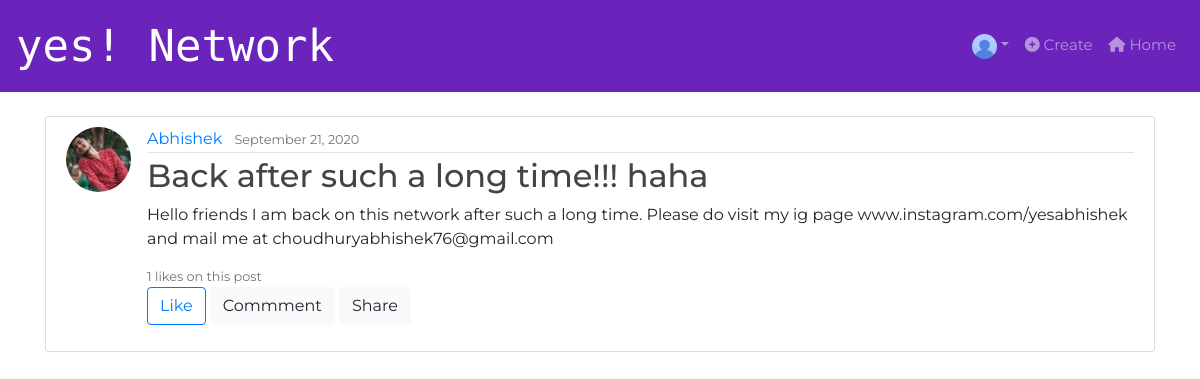
Page /post/18/ (signed in) on the committed database.
### users/models.py (models this page shows, shortened)
class Profile(models.Model):
    user = models.OneToOneField(User, on_delete=models.CASCADE)
    image = models.ImageField(default='default.jpg', upload_to='profile_pics')
    bio = models.CharField(max_length=140, default='Your Bio is empty')
    cover_img = models.ImageField(default='default_cover.jpg', upload_to='profile_cover_pics')
    dob = models.DateField(default=None, blank=True, null=True)

### Blog/models.py (models this page shows, shortened)
class Post(models.Model):
    title = models.CharField(max_length=100)
    message = models.CharField(max_length=400)
    date_posted = models.DateTimeField(default=timezone.now)
    author = models.ForeignKey(User, on_delete=models.CASCADE)
    likes = models.ManyToManyField(
        User, related_name='blog_like', default=None, blank=True)

### Blog/views.py (the view)
# urls.py: path('post/<int:pk>/', PostDetailView.as_view(), name='post-detail'),
class PostDetailView(DetailView):
    model = Post

### Blog/templates/Blog/post_detail.html (shortened to what this page needs)
{% extends "Blog/base.html" %}
{% block content %}
  <article class="media content-section">
    <img class="rounded-circle article-img" src="{{ object.author.profile.image.url }}">
    <div class="media-body">
      <div class="article-metadata">
        <a class="mr-2" href="{% url 'user-posts' object.author.username %}">{{ object.author }}</a>
        <small class="text-muted">{{ object.date_posted|date:"F d, Y" }}</small>
      </div>
      <h2 class="article-title">{{ object.title }}</h2>
      <p class="article-content">{{ object.message }}</p>
      <small class="text-muted">{{ object.likes.all.count }} likes on this post </small>
      <div class='media-body'>
        <form action="{% url 'like-post' %}" method="POST">
          {% if user not in post.likes.all %}
            <button type="submit" class="btn btn-outline-primary" name="post_id" value="{{ post.id }}" >Like</button>
          {% else %}
            <button type="submit" class="btn btn-outline-warning" name="post_id" value="{{ post.id }}" >Unlike</button>
          {% endif %}
          <button type="button" class="btn btn-light">Commment</button>
          <button type="button" class="btn btn-light">Share</button>
        </form>
      </div>
    </div>
  </article>
{% endblock %}

### Blog/templates/Blog/base.html (shortened to what this page needs)
{% load static %}
<link rel="stylesheet" type="text/css" href="{% static 'Blog/css/style.css' %}">
<link rel="stylesheet" type="text/css" href="{% static 'Blog/css/header.css' %}">
<link rel="stylesheet" type="text/css" href="{% static 'Blog/css/particles.css' %}">
<link rel="stylesheet" href="https://stackpath.bootstrapcdn.com/bootstrap/4.5.0/css/bootstrap.min.css">
<!doctype html>
<html lang="en">
  <head>
  </head>
  <body data-theme="light" class="body">
    <nav class="navbar navbar-expand-lg navbar-dark sticky-top header">
      <span class="navbar-brand logo" href="{% url 'blog-home' %}" >
       yes! Network</span>
        <div class="collapse navbar-collapse" id="navbarText">
      <ul class="navbar-nav ml-auto menu">
        {% if user.is_authenticated %}
        <li class="nav-item dropdown">
          <a class="nav-link dropdown-toggle" href="{% url  'profile' %}" id="navbarDropdown" role="button" data-toggle="dropdown" aria-haspopup="true" aria-expanded="false"">
            <img class="rounded-circle" src="{{ user.profile.image.url }}" width="25" height="25" ></img></a>
          </li>
        <li class="nav-item">
          <a class="nav-link" href="{% url  'post-create' %}"><i class="fas fa-plus-circle"></i> Create</a>
        </li>
        <li class="nav-item">
          <a class="nav-link " href="{% url  'blog-home' %}"><i class="fas fa-home"></i> Home</a>
        </li>
        {% endif %}
      </ul>
    </div>
  </nav>
      <main role="main" class="container">
        <div class="row">
          <div class="col-md-12">
            <br>
            {% block content %}
            {% endblock %}
          </div>
        </div>
      </main>
  </body>
</html>

### Blog/static/Blog/css/style.css (style rules this page uses)
h1, h2, h3, h4, h5, h6 { color: #444444; }
ul { margin: 0; }
.content-section { background: #ffffff; padding: 10px 20px; border: 1px solid #dddddd; border-radius: 3px; margin-bottom: 20px; }
.article-title { color: #444444; }
.article-content { white-space: pre-line; }
.article-img { height: 65px; width: 65px; margin-right: 16px; }
.article-metadata { padding-bottom: 1px; margin-bottom: 4px; border-bottom: 1px solid #e3e3e3; }

### Blog/static/Blog/css/header.css (style rules this page uses)
.header { background-color: #6a24bb; max-width: 100%; margin: 0px auto; font-family: "Montserrat", sans-serif; font-size: 15px; color: white; }
.header .logo { font-family: "Libre Barcode 128 Text", cursive; font-size: 44px; }
.body { font-family: "Montserrat", sans-serif; }

### Blog/static/Blog/css/particles.css (style rules this page uses)
body { background: #ecf3f3; }

### rows in the picture
Post: author.profile.image (picture), author "Abhishek", date_posted "September 21, 2020", title "Back after such a long time!!! haha", message "Hello friends I am back on this network after such a long time. Please do visit my ig page www.instagram.com/yesabhishek and mail me at choudhuryabhishek76@gmail.com", likes.all.count "1"
